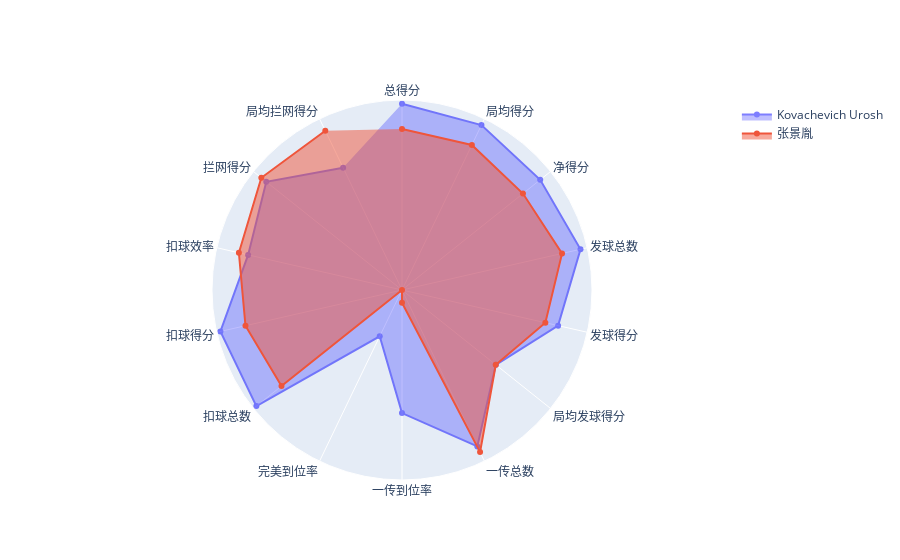
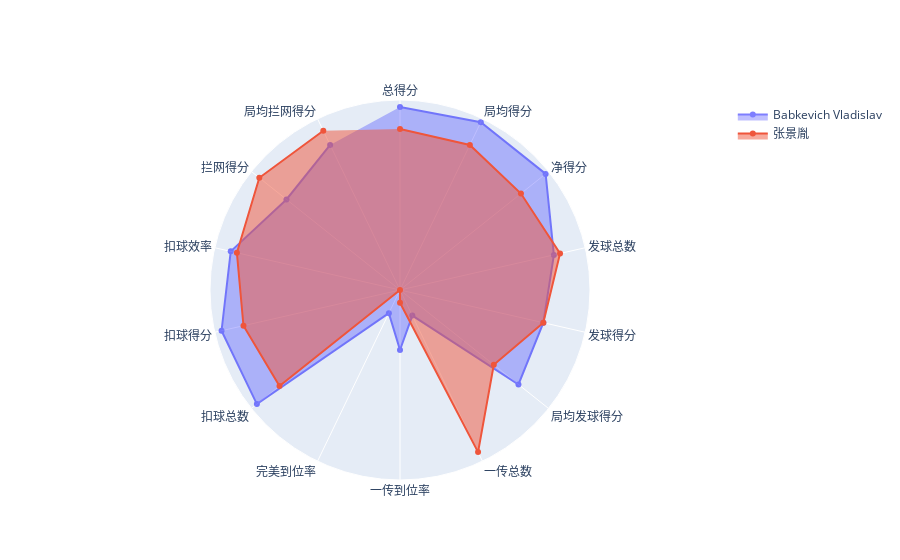
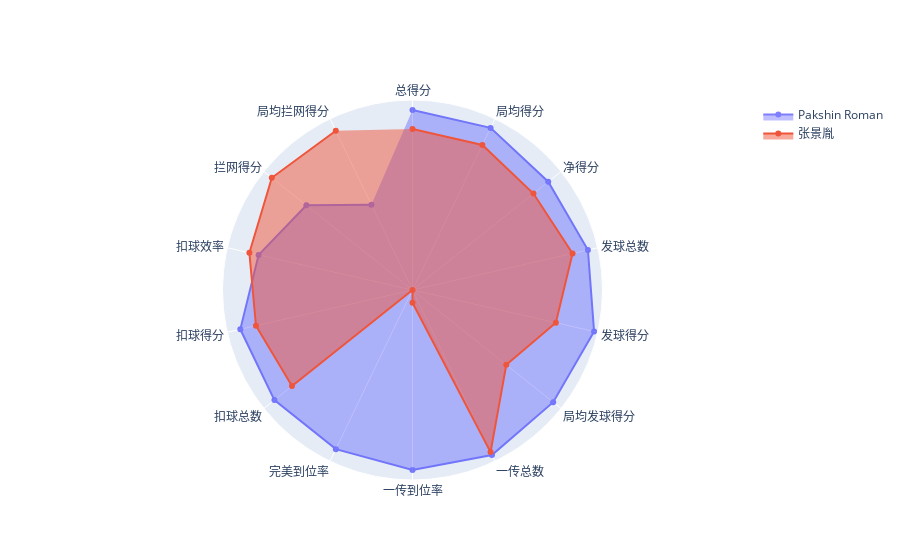
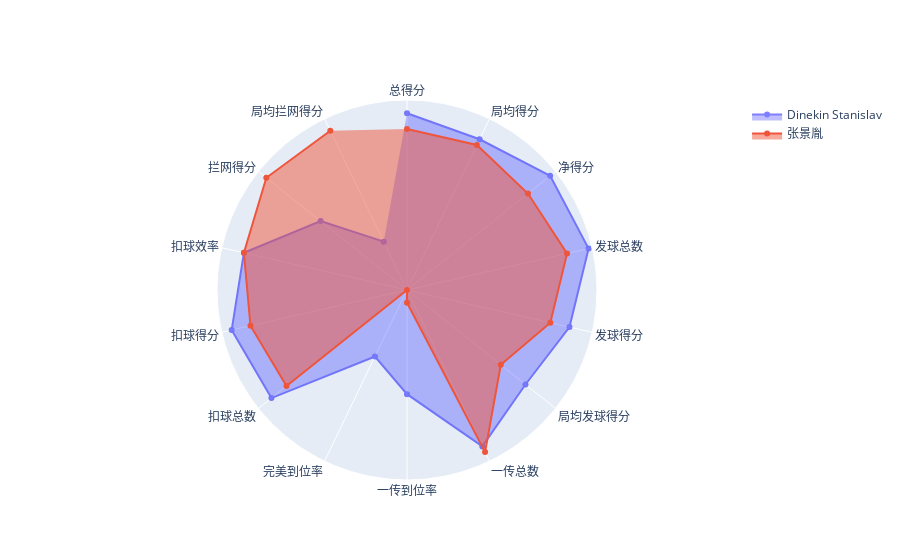

Write notebook code for charts like these, in order.
### Code cell
import plotly.graph_objects as go
import os


# Create a directory to save the figures if it doesn't exist
output_directory = "player_figures"
if not os.path.exists(output_directory):
    os.makedirs(output_directory)

'''
# Example DataFrame (replace this with your actual data)
data = {
    'Player': ['Player1', 'Player2'],
    'Stat1': [4, 3],
    'Stat2': [3, 4],
    'Stat3': [2, 5],
    'Stat4': [5, 2],
    'Stat5': [4, 3]
}
df = pd.DataFrame(data)
'''

df = df_normalized
players = df_rankings_sel['Player'].tolist()


# Create lists of stat names and values for each player
stat_names = df.columns.tolist()
stat_names_CN = ['总得分',
                 '局均得分',
                 '净得分',
                 '发球总数',
                 '发球得分',
                 '局均发球得分',
                 '一传总数',
                 '一传到位率',
                 '完美到位率',
                 '扣球总数',
                 '扣球得分',
                 '扣球效率',
                 '拦网得分',
                 '局均拦网得分'
] 

# Get the stats of the first player
zhang_stats = df.iloc[8, :].values.tolist()

# Create pair-wise radar charts for each player
for i, player in enumerate(players):
    if i == 8:
        # Skip Zhang as we're using their stats as reference
        continue
    if i >= 10:
        # Only compare Zhang with top 10 players
        continue 
    
    player_stats = df.iloc[i, :].values.tolist()
    
    # Create radar chart for pair-wise comparison
    fig = go.Figure()

    fig.add_trace(go.Scatterpolar(
        r=player_stats,
        theta=stat_names_CN,
        # mode='lines',
        fill='toself',
        name=f'{player}',
        line=dict(color='blue'),
        opacity=0.5
    ))

    fig.add_trace(go.Scatterpolar(
        r=zhang_stats,
        theta=stat_names_CN,
        # mode='lines',
        fill='toself',
        name='张景胤'
    ))

    # Update layout
    fig.update_layout(
        polar=dict(
            radialaxis=dict(visible=False),
            angularaxis=dict(direction="clockwise") 
        ),
        showlegend=True,
        title=""
    )
    
    # Save the figure as a JPG file with the player's name as the file name
    output_file_path = os.path.join(output_directory, f"{i:02}_{player}_radar_chart.jpg")
    fig.write_image(output_file_path)
    
    # Show the plot
    fig.show()

### Figure 1 — Plotly figure (JSON) as saved in the notebook; plotly's stock layout.template omitted (floating-point values rounded to 4 significant figures)
{"data": [{"fill": "toself", "line": {"color": "blue"}, "name": "Kovachevich Urosh", "opacity": 0.5, "r": [1, 0.9831, 0.9492, 0.9831, 0.8596, 0.6441, 0.9322, 0.661, 0.2759, 1, 1, 0.8475, 0.9322, 0.7288], "theta": ["总得分", "局均得分", "净得分", "发球总数", "发球得分", "局均发球得分", "一传总数", "一传到位率", "完美到位率", "扣球总数", "扣球得分", "扣球效率", "拦网得分", "局均拦网得分"], "type": "scatterpolar"}, {"fill": "toself", "name": "张景胤", "r": [0.8644, 0.8644, 0.8305, 0.8814, 0.7895, 0.6441, 0.9661, 0.0678, 0, 0.8276, 0.8621, 0.8983, 0.9661, 0.9492], "theta": ["总得分", "局均得分", "净得分", "发球总数", "发球得分", "局均发球得分", "一传总数", "一传到位率", "完美到位率", "扣球总数", "扣球得分", "扣球效率", "拦网得分", "局均拦网得分"], "type": "scatterpolar"}], "layout": {"polar": {"angularaxis": {"direction": "clockwise"}, "radialaxis": {"visible": false}}, "showlegend": true, "title": {"text": ""}}}

### Figure 2 — Plotly figure (JSON) as saved in the notebook; plotly's stock layout.template omitted (floating-point values rounded to 4 significant figures)
{"data": [{"fill": "toself", "line": {"color": "blue"}, "name": "Babkevich Vladislav", "opacity": 0.5, "r": [0.9831, 1, 1, 0.8475, 0.7895, 0.8136, 0.1525, 0.322, 0.1379, 0.9828, 0.9828, 0.9322, 0.7797, 0.8644], "theta": ["总得分", "局均得分", "净得分", "发球总数", "发球得分", "局均发球得分", "一传总数", "一传到位率", "完美到位率", "扣球总数", "扣球得分", "扣球效率", "拦网得分", "局均拦网得分"], "type": "scatterpolar"}, {"fill": "toself", "name": "张景胤", "r": [0.8644, 0.8644, 0.8305, 0.8814, 0.7895, 0.6441, 0.9661, 0.0678, 0, 0.8276, 0.8621, 0.8983, 0.9661, 0.9492], "theta": ["总得分", "局均得分", "净得分", "发球总数", "发球得分", "局均发球得分", "一传总数", "一传到位率", "完美到位率", "扣球总数", "扣球得分", "扣球效率", "拦网得分", "局均拦网得分"], "type": "scatterpolar"}], "layout": {"polar": {"angularaxis": {"direction": "clockwise"}, "radialaxis": {"visible": false}}, "showlegend": true, "title": {"text": ""}}}

### Figure 3 — Plotly figure (JSON) as saved in the notebook; plotly's stock layout.template omitted (floating-point values rounded to 4 significant figures)
{"data": [{"fill": "toself", "line": {"color": "blue"}, "name": "Pakshin Roman", "opacity": 0.5, "r": [0.9661, 0.9661, 0.9322, 0.9661, 1, 0.9661, 0.9831, 0.9661, 0.9483, 0.9483, 0.9483, 0.8475, 0.7288, 0.5085], "theta": ["总得分", "局均得分", "净得分", "发球总数", "发球得分", "局均发球得分", "一传总数", "一传到位率", "完美到位率", "扣球总数", "扣球得分", "扣球效率", "拦网得分", "局均拦网得分"], "type": "scatterpolar"}, {"fill": "toself", "name": "张景胤", "r": [0.8644, 0.8644, 0.8305, 0.8814, 0.7895, 0.6441, 0.9661, 0.0678, 0, 0.8276, 0.8621, 0.8983, 0.9661, 0.9492], "theta": ["总得分", "局均得分", "净得分", "发球总数", "发球得分", "局均发球得分", "一传总数", "一传到位率", "完美到位率", "扣球总数", "扣球得分", "扣球效率", "拦网得分", "局均拦网得分"], "type": "scatterpolar"}], "layout": {"polar": {"angularaxis": {"direction": "clockwise"}, "radialaxis": {"visible": false}}, "showlegend": true, "title": {"text": ""}}}

### Figure 4 — Plotly figure (JSON) as saved in the notebook; plotly's stock layout.template omitted (floating-point values rounded to 4 significant figures)
{"data": [{"fill": "toself", "line": {"color": "blue"}, "name": "Dinekin Stanislav", "opacity": 0.5, "r": [0.9492, 0.8983, 0.9831, 1, 0.8947, 0.8136, 0.9322, 0.5593, 0.3966, 0.931, 0.9655, 0.8983, 0.5932, 0.2881], "theta": ["总得分", "局均得分", "净得分", "发球总数", "发球得分", "局均发球得分", "一传总数", "一传到位率", "完美到位率", "扣球总数", "扣球得分", "扣球效率", "拦网得分", "局均拦网得分"], "type": "scatterpolar"}, {"fill": "toself", "name": "张景胤", "r": [0.8644, 0.8644, 0.8305, 0.8814, 0.7895, 0.6441, 0.9661, 0.0678, 0, 0.8276, 0.8621, 0.8983, 0.9661, 0.9492], "theta": ["总得分", "局均得分", "净得分", "发球总数", "发球得分", "局均发球得分", "一传总数", "一传到位率", "完美到位率", "扣球总数", "扣球得分", "扣球效率", "拦网得分", "局均拦网得分"], "type": "scatterpolar"}], "layout": {"polar": {"angularaxis": {"direction": "clockwise"}, "radialaxis": {"visible": false}}, "showlegend": true, "title": {"text": ""}}}
